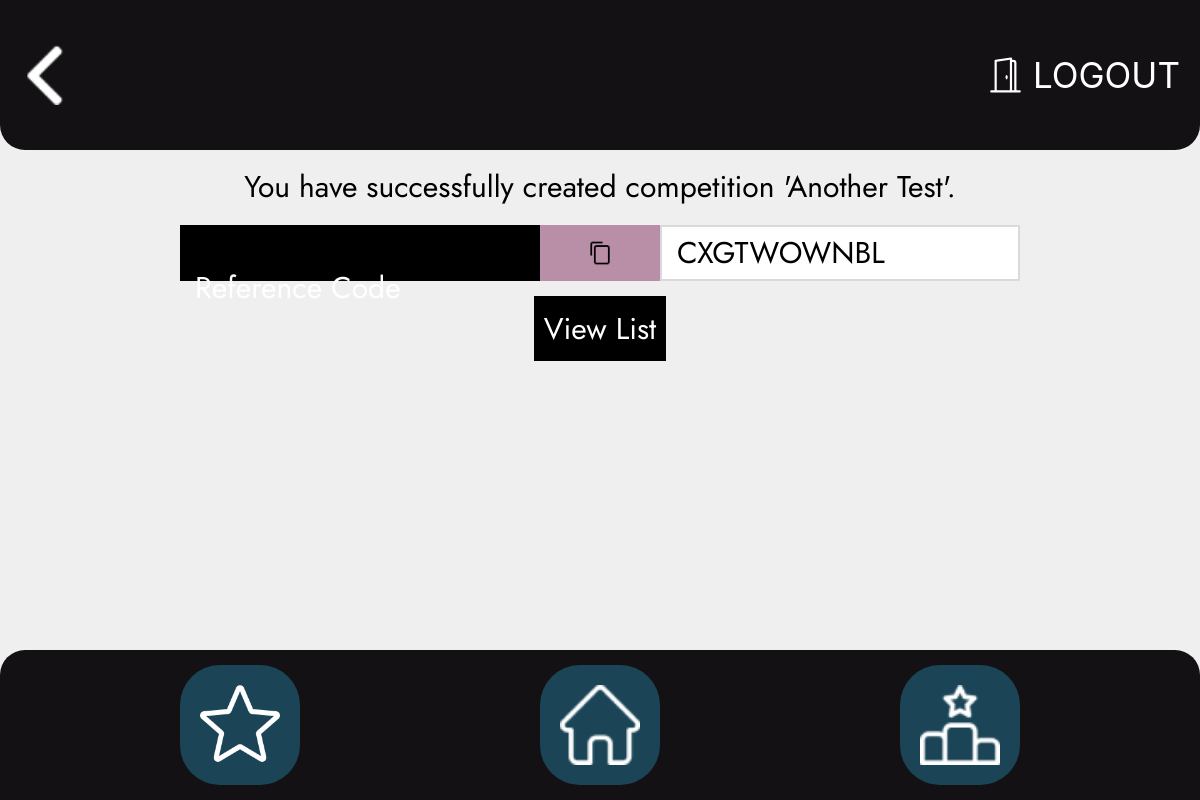
Page /account/comp/success/51/ (signed in) on the earlier database version.
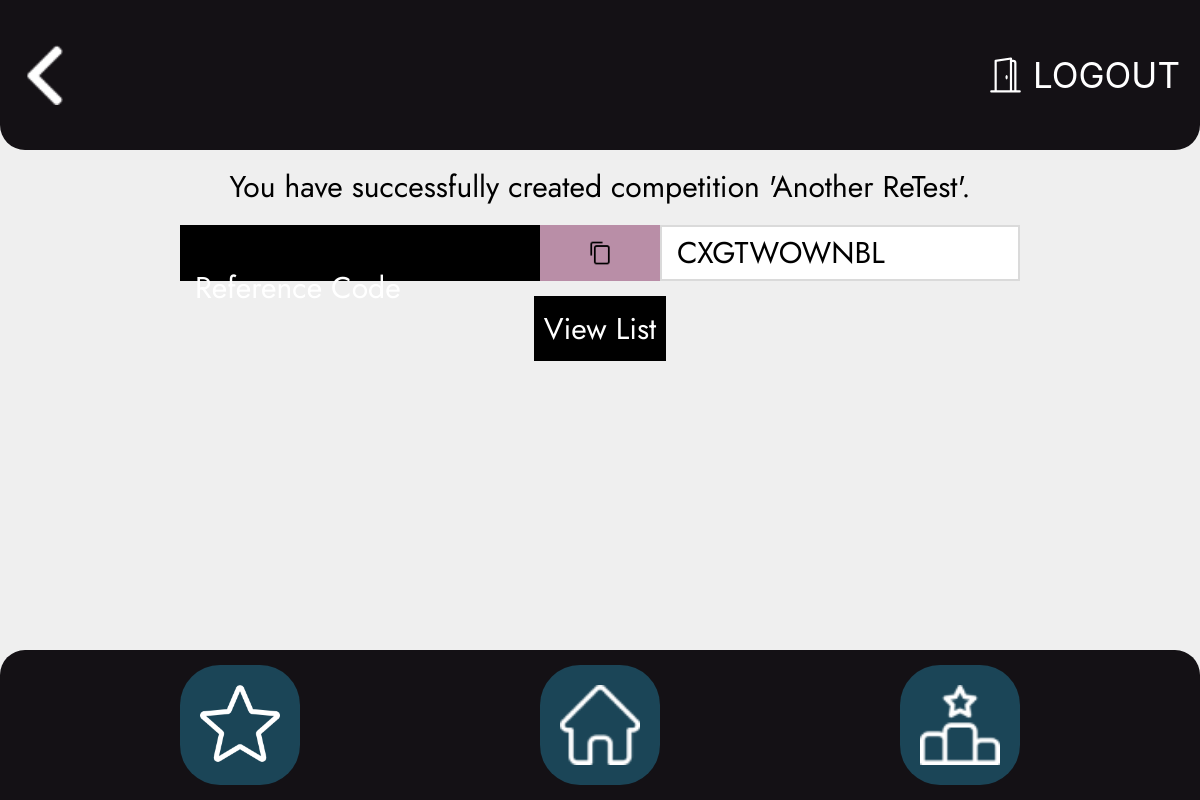
Same page on the later database version.
### database/models.py (models this page shows, shortened)
class Competition(models.Model):
    name = models.CharField(max_length=100)
    location = models.CharField(max_length=50)
    no_of_rounds = models.IntegerField(validators=[MinValueValidator(
        1, message='Please enter a number greater than or equal to 1'), MaxValueValidator(30, message='Please enter a number less than or equal to 30')])
    gates_per_round = models.IntegerField(
        validators=[MinValueValidator(1), MaxValueValidator(30)])
    ruleset = models.ForeignKey(Ruleset, on_delete=models.CASCADE)
    ref_code = models.CharField(
        max_length=10,
        blank=True,
        editable=False,
        unique=True,
        default=get_random_string(
            5, allowed_chars=string.ascii_uppercase + string.digits)
    )

### database/views.py (the view)
# urls.py: path('comp/success/<int:id>/', views.comp_success, name='comp_success'),
@ login_required
def comp_success(request, id):
    context = {
        'comp': Competition.objects.get(pk=id)
    }
    try:
        return render(request, "competition_register/success.html", context)
    except Competition.DoesNotExist:
        return Response(status=status.HTTP_404_NOT_FOUND)

### database/templates/competition_register/success.html (shortened to what this page needs)
{% extends 'base1.html' %}
{% load static %}
{% block head %}
<link rel="stylesheet" href="{% static 'success.css' %}">
{% endblock %}
{% block content %}
<div class="copyHolder">
  <p class="success" style="color: #000000;">You have successfully created competition '{{ comp.name }}'.</p>
  <div class="copyTool">
    <div class="copyText">
      <p>Reference Code</p>
    </div>
    <button onclick=copy() onmouseout=outFunc() class="clip"><img src="{% static 'copy.png' %}" alt="">
    </button>
    <input class="referenceInput" id="inputs" value="{{comp.ref_code}}">
  </div>
  <form action="/account/comp/list" class="buttonHold">
    <button class="listFind">View List</button>
  </form>
</div>
{% endblock %}

Differences in the rows shown:
changed Competition "CXGTWOWNBL": name "Another Test" → "Another ReTest"
